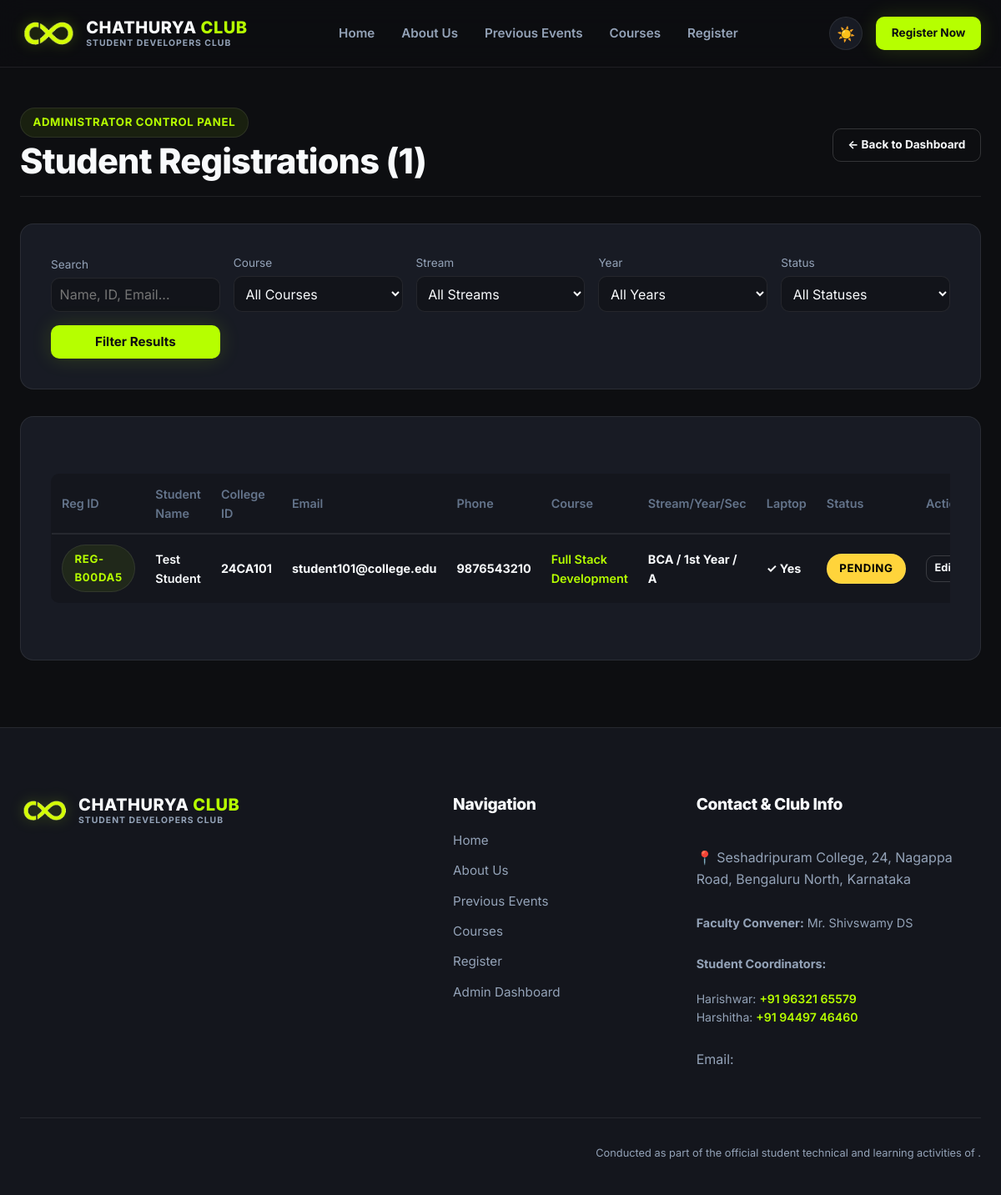
Page /custom-admin/registrations/ (signed in) on the committed database.
### workshop/models.py (models this page shows, shortened)
class Registration(models.Model):
    STREAM_CHOICES = [
        ('BCA', 'BCA'),
        ('B.Com', 'B.Com'),
        ('BBA', 'BBA'),
        ('B.Com A/F', 'B.Com A/F'),
        ('B.Com Logistics', 'B.Com Logistics'),
        ('B.Com with CA', 'B.Com with CA'),
    ]
    COURSE_CHOICES = [
        ('Full Stack Development', 'Full Stack Development'),
        ('Data Analytics', 'Data Analytics'),
    ]
    YEAR_CHOICES = [
        ('1st Year', '1st Year'),
        ('2nd Year', '2nd Year'),
        ('3rd Year', '3rd Year'),
        ('4th Year', '4th Year'),
    ]
    SECTION_CHOICES = [(c, c) for c in ['A', 'B', 'C', 'D', 'E', 'F', 'G', 'H', 'I', 'J']]
    STATUS_CHOICES = [
        ('Pending', 'Pending'),
        ('Confirmed', 'Confirmed'),
        ('Cancelled', 'Cancelled'),
    ]
    registration_id = models.CharField(max_length=50, unique=True, editable=False)
    full_name = models.CharField(max_length=200)
    college_id = models.CharField(max_length=50)
    email = models.EmailField()
    phone = models.CharField(max_length=15)
    stream = models.CharField(max_length=50, choices=STREAM_CHOICES)
    course = models.CharField(max_length=100, choices=COURSE_CHOICES)
    year_of_study = models.CharField(max_length=50, choices=YEAR_CHOICES)
    section = models.CharField(max_length=10, choices=SECTION_CHOICES)
    has_laptop = models.CharField(max_length=10, choices=[('Yes', 'Yes'), ('No', 'No')])
    status = models.CharField(max_length=20, choices=STATUS_CHOICES, default='Pending')
    registration_date = models.DateTimeField(auto_now_add=True)
    class Meta:
        ordering = ['-registration_date']

### workshop/views.py (the view, shortened to what this page needs)
# urls.py: path('custom-admin/registrations/', views.admin_registrations_list_view, name='admin_registrations_list'),
@user_passes_test(is_staff_user, login_url='admin_login')
def admin_registrations_list_view(request):
    registrations = Registration.objects.all()
    course_filter = request.GET.get('course', '')
    stream_filter = request.GET.get('stream', '')
    year_filter = request.GET.get('year', '')
    section_filter = request.GET.get('section', '')
    status_filter = request.GET.get('status', '')
    search_query = request.GET.get('q', '').strip()
    if course_filter:
        registrations = registrations.filter(course=course_filter)
    if stream_filter:
        registrations = registrations.filter(stream=stream_filter)
    if year_filter:
        registrations = registrations.filter(year_of_study=year_filter)
    if section_filter:
        registrations = registrations.filter(section=section_filter)
    if status_filter:
        registrations = registrations.filter(status=status_filter)
    context = {
        'registrations': registrations,
        'course_filter': course_filter,
        'stream_filter': stream_filter,
        'year_filter': year_filter,
        'section_filter': section_filter,
        'status_filter': status_filter,
        'search_query': search_query,
        'streams': [s[0] for s in Registration.STREAM_CHOICES],
        'courses': [c[0] for c in Registration.COURSE_CHOICES],
        'years': [y[0] for y in Registration.YEAR_CHOICES],
        'sections': [s[0] for s in Registration.SECTION_CHOICES],
    }
    return render(request, 'workshop/dashboard/registrations_list.html', context)

### workshop/views.py (called while the page is built)
def is_staff_user(user):
    return user.is_authenticated and user.is_staff

### workshop/templates/workshop/dashboard/registrations_list.html (shortened to what this page needs)
{% extends 'workshop/base.html' %}
{% load static %}
{% block content %}
<section class="detail-section" style="padding-top: 3rem; padding-bottom: 5rem;">
  <div class="container">
    <div style="display: flex; justify-content: space-between; align-items: center; flex-wrap: wrap; gap: 1rem; margin-bottom: 2rem; border-bottom: 1px solid var(--border-subtle); padding-bottom: 1rem;">
      <div>
        <div class="badge" style="margin-bottom: 0.25rem;">Administrator Control Panel</div>
        <h2>Student Registrations ({{ registrations.count }})</h2>
      </div>
      <div style="display: flex; gap: 0.75rem;">
        <a href="{% url 'admin_dashboard' %}" class="btn btn-secondary btn-sm">← Back to Dashboard</a>
      </div>
    </div>
    <div class="detail-card" style="margin-bottom: 2rem;">
      <form method="GET" style="display: grid; grid-template-columns: repeat(auto-fit, minmax(180px, 1fr)); gap: 1rem; align-items: end;">
        <div>
          <label style="font-size: 0.85rem; color: var(--text-secondary); margin-bottom: 0.25rem; display: block;">Search</label>
          <input type="text" name="q" value="{{ search_query }}" placeholder="Name, ID, Email..." class="form-control" style="padding: 0.6rem;">
        </div>
        <div>
          <label style="font-size: 0.85rem; color: var(--text-secondary); margin-bottom: 0.25rem; display: block;">Course</label>
          <select name="course" class="form-control" style="padding: 0.6rem;">
            <option value="">All Courses</option>
          </select>
        </div>
        <div>
          <label style="font-size: 0.85rem; color: var(--text-secondary); margin-bottom: 0.25rem; display: block;">Stream</label>
          <select name="stream" class="form-control" style="padding: 0.6rem;">
            <option value="">All Streams</option>
          </select>
        </div>
        <div>
          <label style="font-size: 0.85rem; color: var(--text-secondary); margin-bottom: 0.25rem; display: block;">Year</label>
          <select name="year" class="form-control" style="padding: 0.6rem;">
            <option value="">All Years</option>
          </select>
        </div>
        <div>
          <label style="font-size: 0.85rem; color: var(--text-secondary); margin-bottom: 0.25rem; display: block;">Status</label>
          <select name="status" class="form-control" style="padding: 0.6rem;">
            <option value="">All Statuses</option>
          </select>
        </div>
        <div>
          <button type="submit" class="btn btn-primary btn-block" style="padding: 0.6rem;">Filter Results</button>
        </div>
      </form>
    </div>
    <div class="detail-card">
      <div style="overflow-x: auto;">
        <table class="confirmation-table" style="width: 100%; border-collapse: collapse;">
          <thead>
            <tr style="border-bottom: 2px solid var(--border-subtle); text-align: left; font-size: 0.9rem; color: var(--text-secondary);">
              <th style="padding: 0.75rem;">Reg ID</th>
              <th style="padding: 0.75rem;">Student Name</th>
              <th style="padding: 0.75rem;">College ID</th>
              <th style="padding: 0.75rem;">Email</th>
              <th style="padding: 0.75rem;">Phone</th>
              <th style="padding: 0.75rem;">Course</th>
              <th style="padding: 0.75rem;">Stream/Year/Sec</th>
              <th style="padding: 0.75rem;">Laptop</th>
              <th style="padding: 0.75rem;">Status</th>
              <th style="padding: 0.75rem;">Action</th>
            </tr>
          </thead>
          <tbody>
            {% for reg in registrations %}
              <tr style="border-bottom: 1px solid var(--border-subtle); font-size: 0.9rem;">
                <td style="padding: 0.75rem;"><span class="badge">{{ reg.registration_id }}</span></td>
                <td style="padding: 0.75rem; font-weight: 600; color: var(--text-primary);">{{ reg.full_name }}</td>
                <td style="padding: 0.75rem;">{{ reg.college_id }}</td>
                <td style="padding: 0.75rem;">{{ reg.email }}</td>
                <td style="padding: 0.75rem;">{{ reg.phone }}</td>
                <td style="padding: 0.75rem; color: var(--accent); font-weight: 600;">{{ reg.course }}</td>
                <td style="padding: 0.75rem;">{{ reg.stream }} / {{ reg.year_of_study }} / {{ reg.section }}</td>
                <td style="padding: 0.75rem;">{% if reg.has_laptop == 'Yes' %}✓ Yes{% else %}✕ No{% endif %}</td>
                <td style="padding: 0.75rem;"><span class="badge" style="background: {% if reg.status == 'Confirmed' %}var(--accent){% elif reg.status == 'Cancelled' %}#ff5f56{% else %}#ffd43b{% endif %}; color: #000;">{{ reg.status }}</span></td>
                <td style="padding: 0.75rem;"><a href="{% url 'admin_registration_detail' reg_id=reg.registration_id %}" class="btn btn-secondary btn-sm" style="padding: 0.3rem 0.6rem; font-size: 0.8rem;">Edit</a></td>
              </tr>
            {% empty %}
              <tr>
                <td colspan="10" style="padding: 2rem; text-align: center; color: var(--text-secondary);">No registrations match your search filters.</td>
              </tr>
            {% endfor %}
          </tbody>
        </table>
      </div>
    </div>
  </div>
</section>
{% endblock %}

### static/css/style.css (style rules this page uses)
:root { --bg-primary: #0d0e11; --bg-secondary: #14161d; --bg-card: #181b24; --bg-card-hover: #1f2330; --bg-input: #12141a; --bg-navbar: rgba(13, 14, 17, 0.85); --accent: #b6ff00; --accent-hover: #a2e600; --accent-glow: rgba(182, 255, 0, 0.2); --accent-text: #0d0e11; --text-primary: #f8fafc; --text-secondary: #94a3b8; --text-muted: #64748b; --border-subtle: rgba(255, 255, 255, 0.08); --border-medium: rgba(255, 255, 255, 0.16); --border-focus: #b6ff00; --error: #ef4444; --error-bg: rgba(239, 68, 68, 0.1); --success: #b6ff00; --font-family: 'Inter', system-ui, -apple-system, BlinkMacSystemFont, 'Segoe UI', Roboto, Oxygen, Ubuntu, Cantarell, sans-serif; --radius-sm: 6px; --radius-md: 10px; --radius-lg: 16px; --radius-pill: 9999px; --shadow-sm: 0 4px 6px -1px rgba(0, 0, 0, 0.3); --shadow-md: 0 10px 15px -3px rgba(0, 0, 0, 0.4); --shadow-lg: 0 20px 25px -5px rgba(0, 0, 0, 0.5); --shadow-accent: 0 0 25px rgba(182, 255, 0, 0.15); --transition-fast: 0.15s ease; --transition-normal: 0.25s ease; --transition-slow: 0.4s cubic-bezier(0.16, 1, 0.3, 1); }
*, *::before, *::after { box-sizing: border-box; margin: 0; padding: 0; }
html { font-family: var(--font-family); font-size: 16px; scroll-behavior: smooth; background-color: var(--bg-primary); color: var(--text-primary); -webkit-font-smoothing: antialiased; -moz-osx-font-smoothing: grayscale; }
body { min-height: 100vh; display: flex; flex-direction: column; line-height: 1.6; overflow-x: hidden; background-color: var(--bg-primary); color: var(--text-primary); transition: background-color var(--transition-normal), color var(--transition-normal); }
a { color: inherit; text-decoration: none; transition: color var(--transition-fast); }
button, input, select, textarea { font-family: inherit; font-size: inherit; }
h1, h2, h3, h4, h5, h6 { font-weight: 800; line-height: 1.2; letter-spacing: -0.02em; color: var(--text-primary); }
h2 { font-size: clamp(1.8rem, 3.5vw, 2.6rem); }
.badge { display: inline-flex; align-items: center; gap: 0.5rem; padding: 0.4rem 0.9rem; border-radius: var(--radius-pill); font-size: 0.825rem; font-weight: 700; letter-spacing: 0.05em; text-transform: uppercase; background-color: rgba(182, 255, 0, 0.08); color: var(--accent); border: 1px solid var(--border-subtle); width: fit-content; }
.container { width: 100%; max-width: 1200px; margin: 0 auto; padding: 0 1.5rem; }
.btn { display: inline-flex; align-items: center; justify-content: center; gap: 0.6rem; padding: 0.85rem 1.8rem; border-radius: var(--radius-md); font-size: 0.95rem; font-weight: 700; cursor: pointer; border: 1px solid transparent; transition: all var(--transition-normal); text-decoration: none; white-space: nowrap; }
.btn-primary { background-color: var(--accent); color: var(--accent-text); box-shadow: var(--shadow-accent); }
.btn-secondary { background-color: transparent; color: var(--text-primary); border-color: var(--border-medium); }
.btn-block { width: 100%; }
.btn-sm { padding: 0.5rem 1.1rem; font-size: 0.85rem; }
.detail-card { background-color: var(--bg-card); border: 1px solid var(--border-subtle); border-radius: var(--radius-lg); padding: 2.25rem; }
.form-control { width: 100%; padding: 0.85rem 1.1rem; background-color: var(--bg-input); border: 1px solid var(--border-subtle); border-radius: var(--radius-md); color: var(--text-primary); outline: none; transition: all var(--transition-fast); }
.confirmation-table { width: 100%; border-collapse: collapse; margin: 2rem 0; text-align: left; background-color: var(--bg-secondary); border-radius: var(--radius-md); overflow: hidden; border: 1px solid var(--border-subtle); }
.confirmation-table th, .confirmation-table td { padding: 0.9rem 1.25rem; border-bottom: 1px solid var(--border-subtle); font-size: 0.9rem; }
.confirmation-table tr:last-child th, .confirmation-table tr:last-child td { border-bottom: none; }
.confirmation-table th { color: var(--text-muted); font-weight: 600; width: 40%; }
.confirmation-table td { color: var(--text-primary); font-weight: 700; }

### rows in the picture
Registration: registration_id "REG-B00DA5", full_name "Test Student", college_id "24CA101", email "student101@college.edu", phone "9876543210", course "Full Stack Development", stream "BCA", year_of_study "1st Year", section "A", has_laptop "✓ Yes", status "PENDING"

### other values in the picture
{{ registrations.count }} "1"
